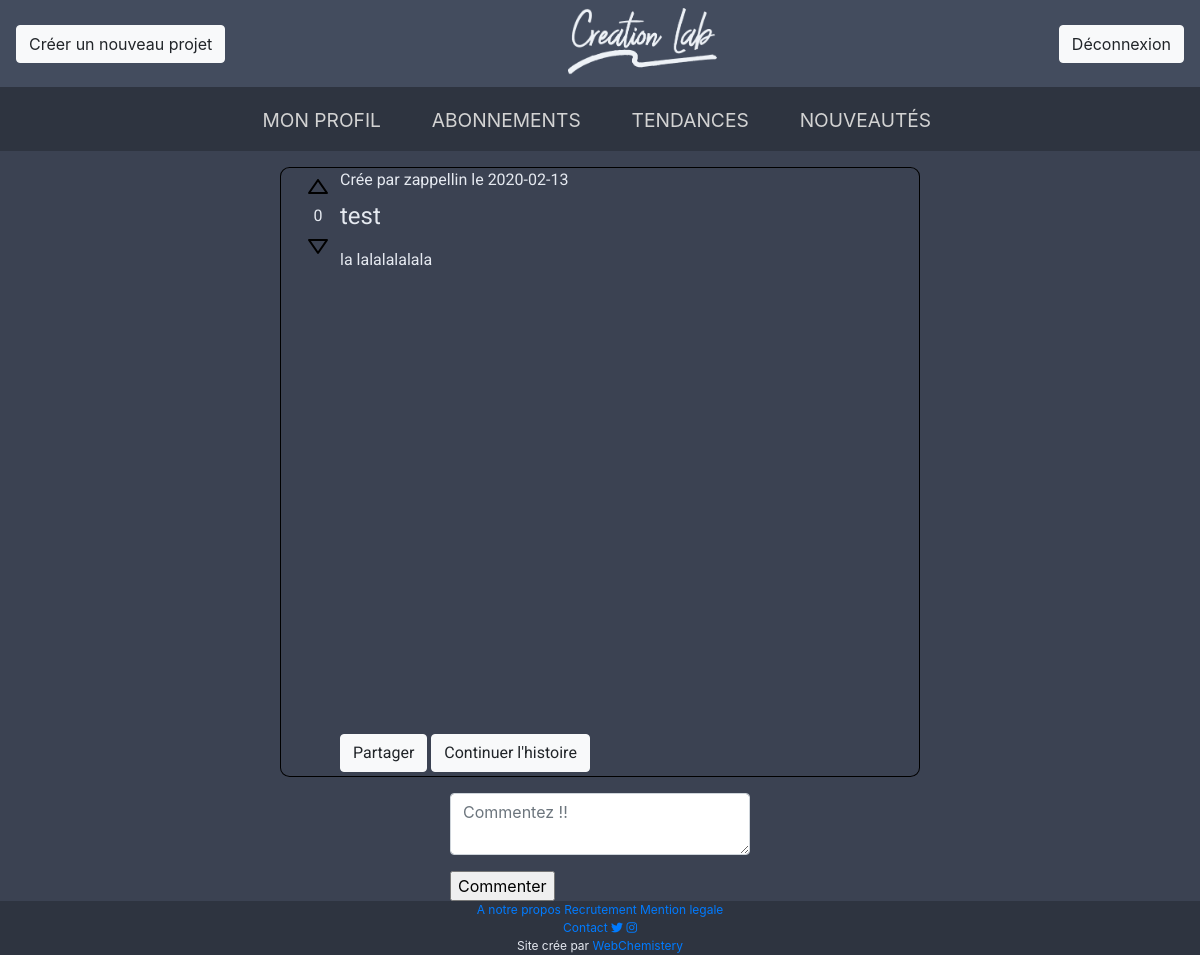
The page /post.php?post=77 (signed in) on the database as committed earlier.
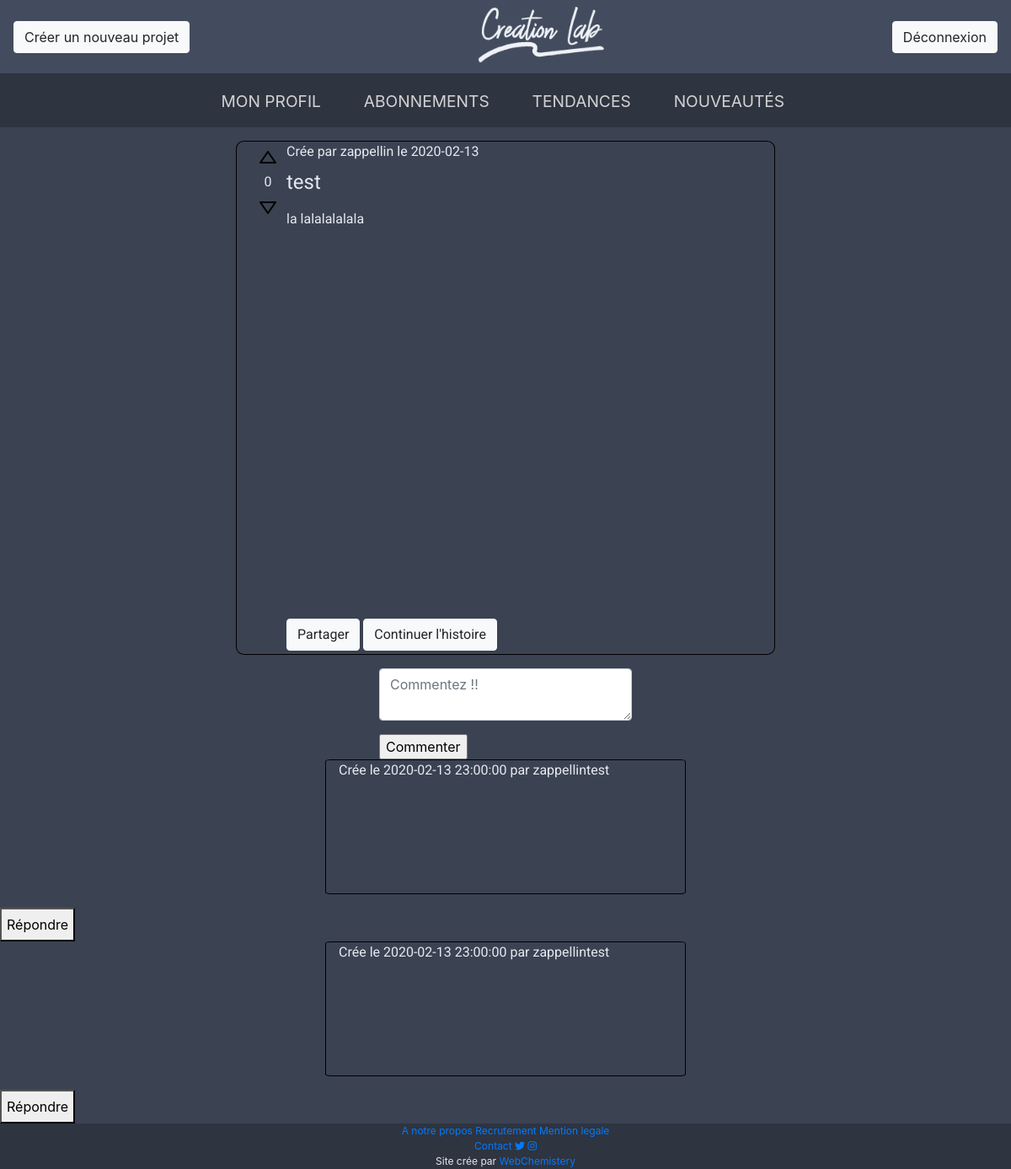
The same page on the database as committed later.
### tables this page shows
CREATE TABLE `post_text` (
  `post_id` int(11) NOT NULL,
  `post_name` varchar(255) DEFAULT NULL,
  `post_desc` text DEFAULT NULL,
  `contenue` longtext DEFAULT NULL,
  `parent_node` int(11) DEFAULT NULL,
  `upvote` int(11) DEFAULT NULL,
  `downvote` int(11) DEFAULT NULL,
  `tag` int(11) DEFAULT NULL,
  `author` varchar(255) NOT NULL,
  `slug` varchar(255) DEFAULT NULL,
  `date_post` date NOT NULL
);

CREATE TABLE `comment` (
  `id` int(11) NOT NULL,
  `author` varchar(255) NOT NULL,
  `post_id` int(11) NOT NULL,
  `content` text NOT NULL,
  `created_at` timestamp NOT NULL DEFAULT current_timestamp() ON UPDATE current_timestamp(),
  `updated_at` timestamp NOT NULL DEFAULT '0000-00-00 00:00:00'
);

### post.php (the view, shortened to what this page needs)
<?php
require 'database/db.php';
$id = $_GET["post"];
$get_post = $db->prepare("SELECT * FROM post_text WHERE post_id='$id'");
$get_post->execute();
$post = $get_post->fetchAll();
$get_com = $db->prepare("SELECT * FROM comment WHERE post_id='$id'");
$get_com->execute();
$com = $get_com->fetchAll();
?>
<!DOCTYPE html>
<html lang="fr">
<head>
    <link rel="stylesheet" href="css/bootstrap.min.css">
    <link rel="stylesheet" href="css/style.css">
</head>
<body>
<nav class="navbar">
    <span><a href="new_project.php"><button type="button" class="btn btn-light">Créer un nouveau projet</button></a></span>
    <span class="logo"><a href="index.php"><img src="image/Creation_Lab.png" alt="logo_creationLab" width="149"
                                                height="71"></a></span>
    <span><a href="deco.php"><button type="button" class="btn btn-light">Déconnexion</button></a></span>
</nav>
<?php include 'partials/menu.php';?>
<div class="container row post mt-3 mb-3" style="overflow:hidden;">
    <div class="vote text-center">
        <button type="button" class="btn btn-light"><img src="image/arrow_up.svg" alt="upvote"></button>
        <div class="numberVote"><?php echo ($post[0]['upvote'] - $post[0]['downvote']) ?></div>
        <button type="button" class="btn btn-light"><img src="image/arrow_down.svg" alt="downvote"></button>
    </div>
    <div class="corps">
        <div class="info">
            <?php echo "Crée par " . $post[0]['author'] . " le " . $post[0]['date_post']; ?>
        </div>
        <div class="title">
            <?php echo $post[0]['post_name'] ?>
        </div>
        <div class="contenue">
            <?php echo $post[0]['contenue'] ?>
        </div>
        <div class="interaction">
            <button type="button" class="btn btn-light">Partager</button>
            <button type="button" class="btn btn-light">Continuer l'histoire</button>
        </div>
    </div>
</div>
<div class="add_comment">
    <form action="comment.php" method="POST">
    <textarea class="form-control add_comment mb-3" id="com_content" name="com_content" placeholder="Commentez !!" spellcheck="true"></textarea>
        <input type="submit" value="Commenter">
        </form>
</div>
<?php if(!empty($com)) {
    for($i = 0; $i < count($com); $i++) {
        ?>
            <div class="container comment row mb-3">
                <div id="info"> Crée le <?php echo $com[$i]['created_at']." par ".$com[$i]['author']; ?></div>
                <div id="content"><?php echo $com[$i]['content']; ?></div>
            </div>
        <button class="replies" onclick="comment();">Répondre</button>
    <?php }
}
?>
<?php include 'partials/footer.php';?>
</body>
</html>

### partials/menu.php (shortened to what this page needs)
<div id="menu">
  <nav class="menu text-center">
 <ul>
        <li class="deroulant "><a href="#"> Mon profil </a>
        </li>
        <li><a href="#"> Abonnements </a></li>
        <li><a href="#"> Tendances </a></li>
        <li><a href="#"> Nouveautés </a></li>
  </ul>
</nav>
</div>

### partials/footer.php (shortened to what this page needs)
<footer class="page-footer text-center">
  <div id="monfooter1" class="container-fluid">
    <a href="#"> A notre propos </a>
    <a href="#"> Recrutement </a>
    <a href="#"> Mention legale</a>
</div>
<div id="monfooter2" class="container-fluid">
    <a href="#"> Contact </a>
    <a href="#"><i class="fab fa-twitter"></i> </a>
    <a href="https://www.instagram.com/creationlab__/" target="_blank"><i class="fab fa-instagram"></i></a>
</div>
<div id="monfooter3">
  Site crée par  <a href="#">WebChemistery</a>
</div>
</footer>

### css/style.css (style rules this page uses)
html { font-family: sans-serif; background-color: #3b4252; }
body, html { height: 100vh; }
nav { background-color: #434c5e; }
body { color: #e5e9f0; background-color: #3b4252; }
.logo { margin-left: auto; margin-right: auto; }
.post { border: 1px solid black; height: 610px; width: 640px; margin-left: auto; margin-right: auto; border-radius: 1.5%; display: flex; font-family: 'Roboto', sans-serif; }
.vote button { background: transparent; border: transparent; }
.info { height: 30px; width: 550px; }
.title { font-size: 24px; height: 50px; width: 550px; }
.contenue { height: 80%; width: 550px; }
footer { background: #ccc; background-color: #2e3440; font-size: 12px; }
.menu ul li { position: relative; }
.menu { text-transform: uppercase; color: #626262; height: 4em; background-color: #2e3440; width: 100%; }
li { list-style: none; font-size: 1.2em; display: inline-block; margin-top: 1em; margin-right: 4%; }
ul { list-style-type: none; }
li a { display: block; color: lightgray; }
.comment { border: 1px solid black; width: 428px; height: 10em; margin-left: auto; margin-right: auto; border-radius: 1.5%; display: flex; font-family: 'Roboto', sans-serif; }
.replies { height: 2.5em; }
.add_comment { width: 300px; margin-left: auto; margin-right: auto; }

Rows that differ between the two databases and show on the page:
added comment: created_at "2020-02-13 23:00:00", author "zappellin", content "test"
added comment: created_at "2020-02-13 23:00:00", author "zappellin", content "test"
